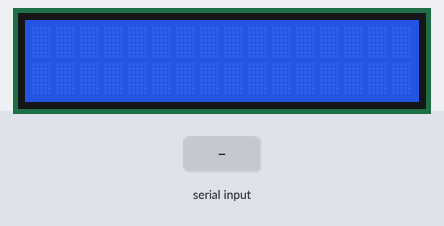
Bench run of a sketch on a simulated Arduino Uno, built with avr-gcc and run on an emulated ATmega328P. Shown: 16×2 character LCD. Inputs (shaded band) come from the test bench. What the sketch prints to the serial monitor is not drawn.

Above: at 1.2 s.
1.3 s: "1" received over Serial
At 3.3 s:
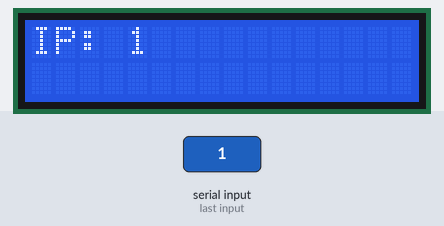
3.8 s: "0" received over Serial
At 5.1 s:
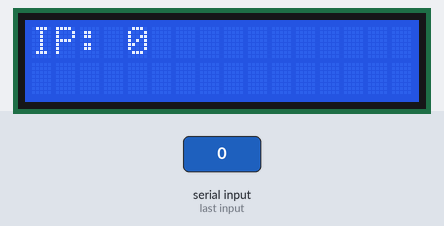
6.3 s: "2" received over Serial
At 8.2 s:
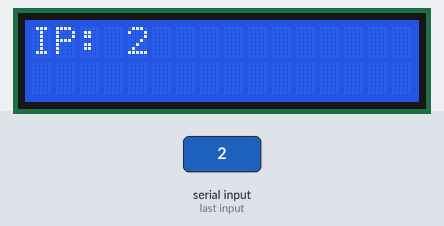
Timing chart, 0 to 9.7 s (numbered marks = the images above; inputs shaded):
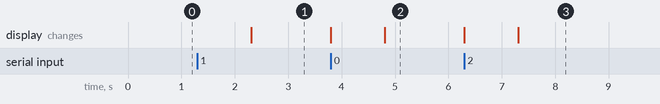

The sketch:

StreamLCD.ino
```cpp
#include <LiquidCrystal.h>
char ip[14];
LiquidCrystal lcd(12, 11, 5, 4, 3, 2);
char LastByte;

void setup(){
  Serial.begin(9600);
  lcd.begin(16, 2);
}

void loop(){
 while(Serial.available() > 0){
  SerialRead();
  }
}

void SerialRead(){
  if (Serial.available() > 0)
  {
    lcd.clear();
    LastByte = Serial.readBytesUntil(13,ip,14); //Read 35 Bytes from the buffer or untill ASCII Char 13 found. Store in array "data"
    ip[LastByte] = 0; // add a 0 terminator
      lcd.print("IP: ");
      lcd.print(ip);
    Serial.println(ip);
    delay(100);
  }
}
```

Measured:
- after the input at 1.3 s, the display: changes after 1.0 s (image 1)
- after the input at 3.8 s, the display: first changes at once (image 2 shows a later state)
- after the input at 6.3 s, the display: first changes at once (image 3 shows a later state)
